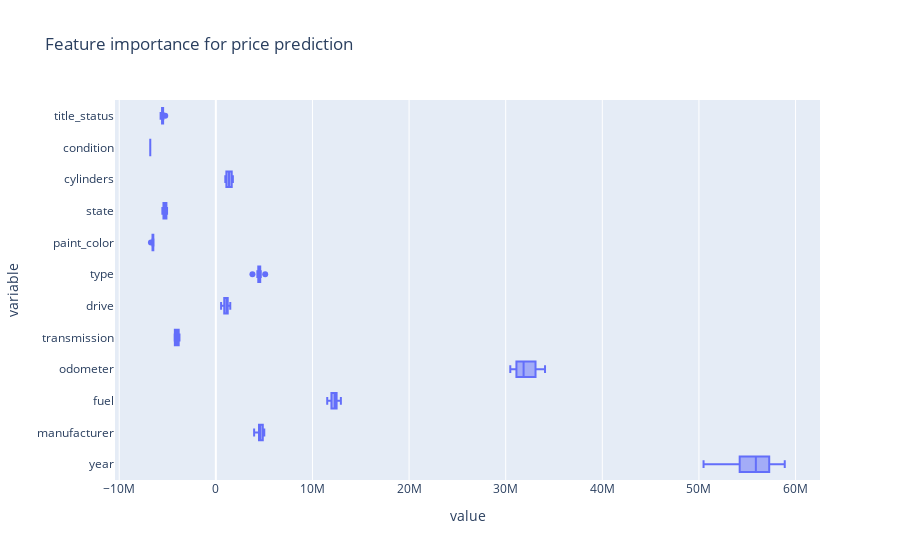

Here is the notebook cell this chart was saved with:
### Markdown cell above
**Permutation Sensitivity Analysis**

Now that we have selected the best model regression model for the data set, we can use `permutation sensitivity` to determine which features are most important for pricing.

### Code cell
# permutation sensitivity
perm_importance = permutation_importance(
  best_model, 
  X, y, 
  n_repeats = 10,
  scoring='neg_mean_squared_error',
  max_samples=.05
)

df = pd.DataFrame(perm_importance['importances'])
df = df.T
df.columns = X.columns
df.rename(columns={'cylinders_ordered': 'cylinders', 'condition_ordered': 'condition', 'title_status_ordered':'title_status'}, inplace=True)
fig = px.box(data_frame=df, orientation='h', title = 'Feature importance for price prediction')
fig.write_image('images/feature_importance.png')
fig.show()

### Figure 1 — Plotly figure (JSON) as saved in the notebook; plotly's stock layout.template omitted (floating-point values rounded to 4 significant figures)
{"data": [{"alignmentgroup": "True", "hovertemplate": "value=%{x}<br>variable=%{y}<extra></extra>", "legendgroup": "", "marker": {"color": "#636efa"}, "name": "", "notched": false, "offsetgroup": "", "orientation": "h", "showlegend": false, "type": "box", "x": [56020000.0, 58880000.0, 57860000.0, 57270000.0, 55770000.0, 50480000.0, 56090000.0, 54220000.0, 55010000.0, 54170000.0, 4289000.0, 4791000.0, 4858000.0, 4486000.0, 5012000.0, 4467000.0, 4534000.0, 3963000.0, 4633000.0, 4981000.0, 12940000.0, 12400000.0, 12030000.0, 12390000.0, 11530000.0, 12230000.0, 11960000.0, 12500000.0, 12640000.0, 11590000.0, 33090000.0, 34070000.0, 33900000.0, 31330000.0, 31110000.0, 30870000.0, 32260000.0, 30480000.0, 31440000.0, 32410000.0, -3837000.0, -3768000.0, -4264000.0, -4246000.0, -4198000.0, -4017000.0, -4064000.0, -4242000.0, -3911000.0, -3847000.0, 1213000.0, 1313000.0, 1145000.0, 661100.0, 869200.0, 1229000.0, 955700.0, 1174000.0, 1492000.0, 543100.0, 4479000.0, 4392000.0, 4593000.0, 4452000.0, 5107000.0, 3789000.0, 4519000.0, 4395000.0, 4650000.0, 4297000.0, -6472000.0, -6552000.0, -6472000.0, -6525000.0, -6521000.0, -6719000.0, -6451000.0, -6532000.0, -6579000.0, -6556000.0, -5296000.0, -5090000.0, -5347000.0, -5442000.0, -5535000.0, -5118000.0, -5256000.0, -5422000.0, -5405000.0, -5050000.0, 1515000.0, 1119000.0, 1763000.0, 996800.0, 1233000.0, 1667000.0, 1494000.0, 979300.0, 1091000.0, 1643000.0, -6788000.0, -6789000.0, -6787000.0, -6789000.0, -6789000.0, -6786000.0, -6788000.0, -6788000.0, -6786000.0, -6789000.0, -5474000.0, -5470000.0, -5417000.0, -5717000.0, -5239000.0, -5457000.0, -5513000.0, -5568000.0, -5528000.0, -5577000.0], "x0": " ", "xaxis": "x", "y": ["year", "year", "year", "year", "year", "year", "year", "year", "year", "year", "manufacturer", "manufacturer", "manufacturer", "manufacturer", "manufacturer", "manufacturer", "manufacturer", "manufacturer", "manufacturer", "manufacturer", "fuel", "fuel", "fuel", "fuel", "fuel", "fuel", "fuel", "fuel", "fuel", "fuel", "odometer", "odometer", "odometer", "odometer", "odometer", "odometer", "odometer", "odometer", "odometer", "odometer", "transmission", "transmission", "transmission", "transmission", "transmission", "transmission", "transmission", "transmission", "transmission", "transmission", "drive", "drive", "drive", "drive", "drive", "drive", "drive", "drive", "drive", "drive", "type", "type", "type", "type", "type", "type", "type", "type", "type", "type", "paint_color", "paint_color", "paint_color", "paint_color", "paint_color", "paint_color", "paint_color", "paint_color", "paint_color", "paint_color", "state", "state", "state", "state", "state", "state", "state", "state", "state", "state", "cylinders", "cylinders", "cylinders", "cylinders", "cylinders", "cylinders", "cylinders", "cylinders", "cylinders", "cylinders", "condition", "condition", "condition", "condition", "condition", "condition", "condition", "condition", "condition", "condition", "title_status", "title_status", "title_status", "title_status", "title_status", "title_status", "title_status", "title_status", "title_status", "title_status"], "y0": " ", "yaxis": "y"}], "layout": {"boxmode": "group", "legend": {"tracegroupgap": 0}, "title": {"text": "Feature importance for price prediction"}, "xaxis": {"anchor": "y", "domain": [0, 1], "title": {"text": "value"}}, "yaxis": {"anchor": "x", "domain": [0, 1], "title": {"text": "variable"}}}}
